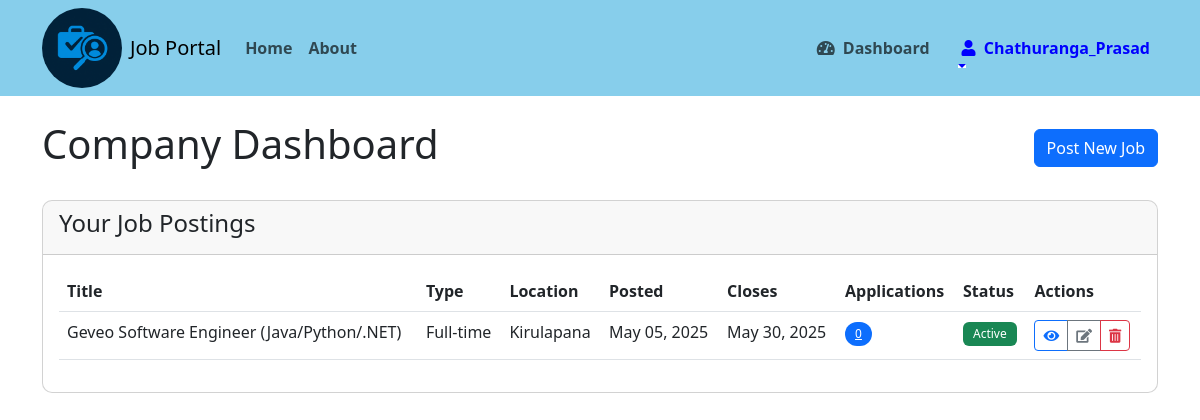
Page /dashboard/ (signed in) on the committed database.
### jobs/models.py (models this page shows, shortened)
class Job(models.Model):
    JOB_TYPES = [
        ('FT', 'Full-time'),
        ('PT', 'Part-time'),
        ('CN', 'Contract'),
        ('IN', 'Internship'),
    ]
    company = models.ForeignKey(Company, on_delete=models.CASCADE)
    title = models.CharField(max_length=200)
    description = models.TextField()
    location = models.CharField(max_length=100)
    job_type = models.CharField(max_length=2, choices=JOB_TYPES)
    posted_date = models.DateTimeField(default=timezone.now)
    closing_date = models.DateTimeField()
    is_active = models.BooleanField(default=True)

### jobs/views.py (the view)
# urls.py: path('dashboard/', views.dashboard, name='dashboard'),
@login_required
def dashboard(request):
    if hasattr(request.user, 'company'):
        jobs = Job.objects.filter(company=request.user.company).order_by('-posted_date')
        return render(request, 'jobs/company_dashboard.html', {'jobs': jobs})
    elif hasattr(request.user, 'jobseeker'):
        applications = Application.objects.filter(applicant=request.user.jobseeker).order_by('-applied_date')
        return render(request, 'jobs/jobseeker_dashboard.html', {'applications': applications})
    else:
        return redirect('home')

### jobs/templates/jobs/company_dashboard.html (shortened to what this page needs)
{% extends 'jobs/base.html' %}
{% block content %}
    <div class="d-flex justify-content-between align-items-center mb-4">
        <h1>Company Dashboard</h1>
        <a href="{% url 'post_job' %}" class="btn btn-primary">Post New Job</a>
    </div>
    <div class="card">
        <div class="card-header">
            <h4>Your Job Postings</h4>
        </div>
        <div class="card-body">
            {% if jobs %}
                <div class="table-responsive">
                    <table class="table table-hover">
                        <thead>
                            <tr>
                                <th>Title</th>
                                <th>Type</th>
                                <th>Location</th>
                                <th>Posted</th>
                                <th>Closes</th>
                                <th>Applications</th>
                                <th>Status</th>
                                <th>Actions</th>
                            </tr>
                        </thead>
                        <tbody>
                            {% for job in jobs %}
                                <tr>
                                    <td>{{ job.title }}</td>
                                    <td>{{ job.get_job_type_display }}</td>
                                    <td>{{ job.location }}</td>
                                    <td>{{ job.posted_date|date:"M d, Y" }}</td>
                                    <td>{{ job.closing_date|date:"M d, Y" }}</td>
                                    <td>
                                        <a href="{% url 'view_applications' job.id %}" class="text-decoration-none">
                                            <span class="badge bg-primary rounded-pill text-decoration-underline">
                                                {{ job.application_set.count }}
                                            </span>
                                        </a>
                                    </td>
                                    <td>
                                        {% if job.is_active %}
                                            <span class="badge bg-success">Active</span>
                                        {% else %}
                                            <span class="badge bg-secondary">Closed</span>
                                        {% endif %}
                                    </td>
                                    <td>
                                        <div class="btn-group" role="group">
                                            <a href="{% url 'job_detail' job.id %}" class="btn btn-sm btn-outline-primary" title="View">
                                                <i class="fas fa-eye"></i>
                                            </a>
                                            <a href="{% url 'edit_job' job.id %}" class="btn btn-sm btn-outline-secondary" title="Edit">
                                                <i class="fas fa-edit"></i>
                                            </a>
                                            <a href="{% url 'delete_job' job.id %}" class="btn btn-sm btn-outline-danger" title="Delete">
                                                <i class="fas fa-trash-alt"></i>
                                            </a>
                                        </div>
                                    </td>
                                </tr>
                            {% endfor %}
                        </tbody>
                    </table>
                </div>
            {% else %}
                <div class="alert alert-info">You haven't posted any jobs yet.</div>
            {% endif %}
        </div>
    </div>
{% endblock %}

### jobs/templates/jobs/base.html (shortened to what this page needs)
<!DOCTYPE html>
<html lang="en">
<head>
    <link href="https://cdn.jsdelivr.net/npm/bootstrap@5.3.0/dist/css/bootstrap.min.css" rel="stylesheet">
    <link rel="stylesheet" href="https://cdnjs.cloudflare.com/ajax/libs/font-awesome/5.15.4/css/all.min.css">
</head>
<body>
    <nav class="navbar navbar-expand-lg navbar-light" style="background-color: #87CEEB;">
        <div class="container">
               {% load static %}
            <img src="{% static 'jobs/images/logo.png' %}" alt="Job Portal Logo" height="80" class="me-2" style="border-radius: 50%">
            <a class="navbar-brand" href="{% url 'home' %}">Job Portal</a>
            <div class="collapse navbar-collapse" id="navbarNav">
                <ul class="navbar-nav me-auto">
                    <li class="nav-item">
                        <a class="nav-link" href="{% url 'home' %}">Home</a>
                    </li>
                    <li class="nav-item">
                         <a class="nav-link" href="{% url 'about' %}" >About </a>
                    </li>
                </ul>
                <ul class="navbar-nav">
                    {% if user.is_authenticated %}
                    <li class="nav-item mx-3" >
                        <a class="nav-link" href="{% url 'dashboard' %}">
                            <i class="fas fa-tachometer-alt me-1"></i> Dashboard
                        </a>
                    </li>
                    <li class="nav-item dropdown">
                        <a style="color:blue;" class="nav-link dropdown-toggle" href="#" id="navbarDropdown" role="button" data-bs-toggle="dropdown" aria-expanded="false">
                            <i class="fas fa-user me-1"></i>
                            {{ user.username }}
                        </a>
                    </li>
                    {% endif %}
                </ul>
            </div>
        </div>
    </nav>
    <div class="container mt-4">
        {% block content %}{% endblock %}
    </div>
</body>
</html>

### jobs/templates/jobs/base.html (style rules this page uses)
.navbar-nav .nav-link { transition: all 0.3s ease; position: relative; font-weight: 600; }
.navbar-nav .nav-link::after { content: ''; position: absolute; width: 0; height: 2px; bottom: 0; left: 0; background-color: white; transition: width 0.3s ease; }
.card { border-radius: 10px; overflow: hidden; }
.badge { padding: 6px 10px; font-weight: 500; border-radius: 6px; }

### rows in the picture
Job: title "Geveo Software Engineer (Java/Python/.NET)", job_type "Full-time", location "Kirulapana", posted_date "May 05, 2025", closing_date "May 30, 2025", application_set.count "0", is_active "Active"

### other values in the picture
{{ user.username }} "Chathuranga_Prasad"
